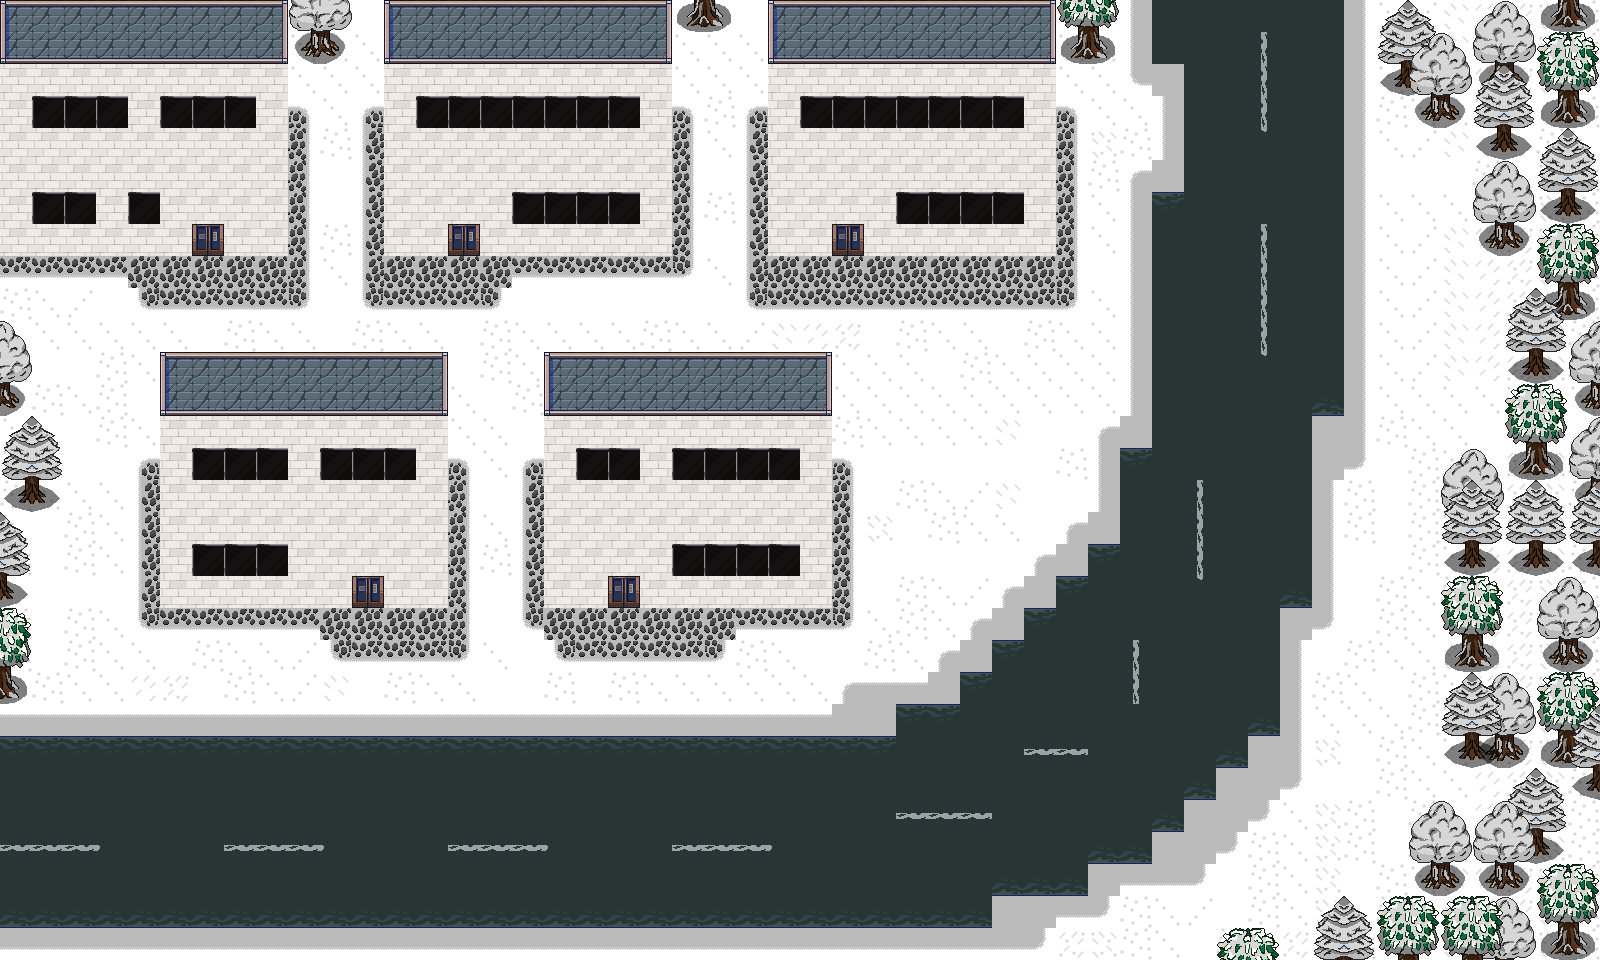

Below is a game level as drawn by its tile map, then a one-line description and the .tmx that defines it (tile-layer data replaced by summaries):
An orthogonal 50x30 tile map with 32x32 px tiles, 3 tile layers (Tile Layer 1, Tile Layer 2, Tile Layer 3), 4 tilesets.

<map version="1.10" tiledversion="1.12.0" orientation="orthogonal" renderorder="right-down" width="50" height="30" tilewidth="32" tileheight="32" infinite="0" nextlayerid="4" nextobjectid="1">
 <tileset firstgid="1" source="snow_nature_tileset.tsx" />
 <tileset firstgid="131" source="Tilemap.tsx" />
 <tileset firstgid="1571" source="makeshift_room_door_tiles.tsx" />
 <tileset firstgid="1787" source="BIGWINDOW.tsx" />
 <layer id="1" name="Tile Layer 1" width="50" height="30">
  <data>[1500 cells, 1500 non-empty, 34 distinct tile ids]</data>
 </layer>
 <layer id="2" name="Tile Layer 2" width="50" height="30">
  <data>[1500 cells, 260 non-empty, 26 distinct tile ids]</data>
 </layer>
 <layer id="3" name="Tile Layer 3" width="50" height="30">
  <data>[1500 cells, 61 non-empty, 18 distinct tile ids]</data>
 </layer>
</map>
